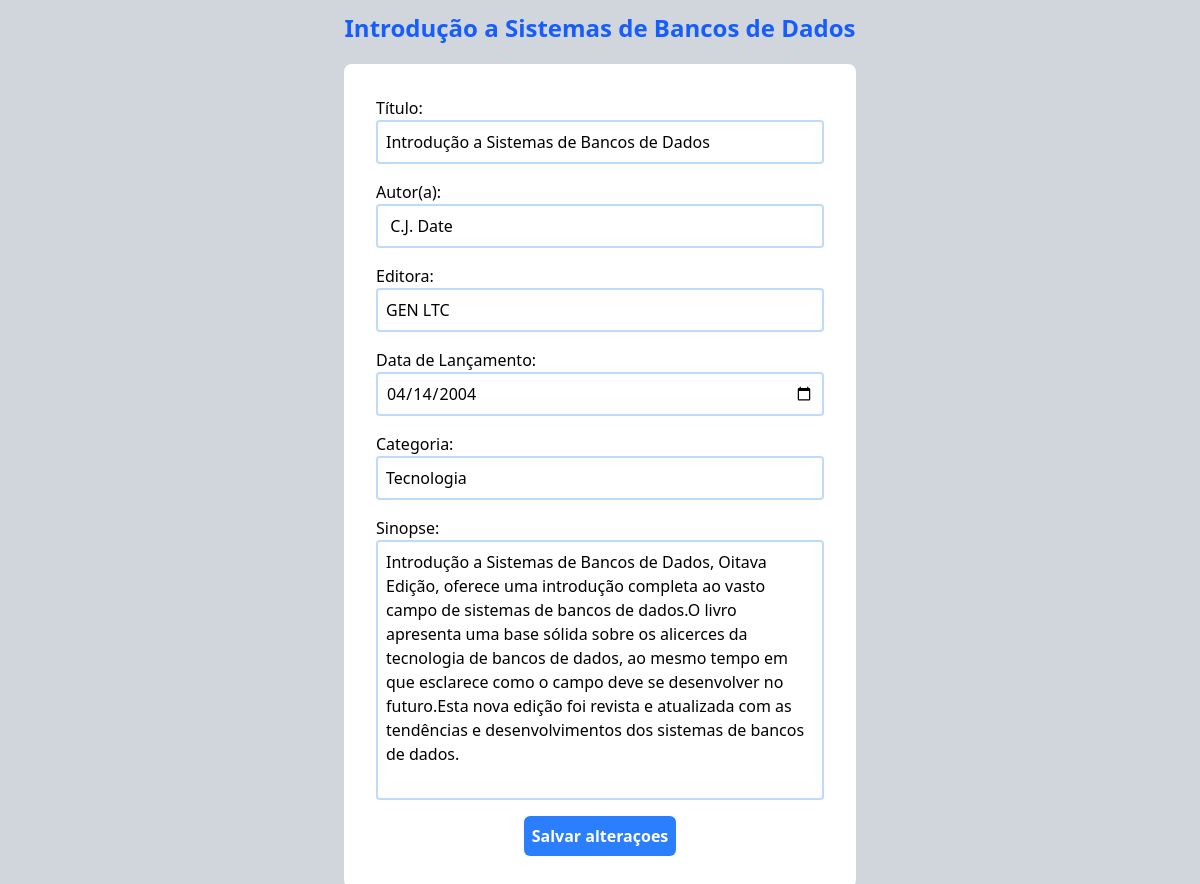
/src/php/alterarlivro.php?id=1, run on the app's committed database.
### tables this page shows
CREATE TABLE `livros` (
  `id` int NOT NULL AUTO_INCREMENT,
  `titulo` varchar(100) NOT NULL,
  `autor` varchar(100) NOT NULL,
  `editora` varchar(100) NOT NULL,
  `dataLancamento` int NOT NULL,
  `categoria` varchar(100) NOT NULL,
  `sinopse` varchar(5000) NOT NULL,
  PRIMARY KEY (`id`)
);

### src/php/alterarlivro.php (the view, shortened to what this page needs)
<?php
     require('conexao.php');
    $id = intval($_GET['id']);
    $stmt = $conn->prepare("SELECT titulo, autor, editora, dataLancamento, categoria, sinopse FROM livros WHERE id = ?");
    $stmt->bind_param("i", $id);
    $stmt->execute();
    $stmt->bind_result($titulo, $autor, $editora, $dataLancamento, $categoria, $sinopse);
    $dataInput = date("Y-m-d",$dataLancamento);
?>
<!DOCTYPE html>
<html lang="pt-br">
<head>
    <link rel="stylesheet" href="../../src/css/output.css">
</head>
<body class="bg-gray-300">
    <h1 class="text-center text-blue-600 font-bold mt-3 text-2xl">
        <?php echo $titulo?>
    </h1>
    <div class="mx-auto max-w-5xl m-auto">
        <div class="w-[90%] sm:w-1/2 m-auto bg-white borde-2 rounded-lg">
            <form action="updatelivro.php?id=<?php echo $id; ?>" class="flex flex-col mt-5 p-6 sm:p-8" name="cadastrolivros" id="cadastrolivro" method="post">
                <label for="titulo">Título:</label>
                <input type="text" aria-label="titulo" id="titulo" name="titulo" class="border-2 border-blue-200 p-2 rounded" value="<?php echo $titulo;?>">
                <label for="autor" class="mt-4">Autor(a):</label>
                <input type="text" aria-label="autor" id="autor" name="autor" class="border-2 border-blue-200 p-2 rounded" value="<?php echo $autor;?>">
                <label for="editora" class="mt-4">Editora:</label>
                <input type="text" aria-label="editora" id="editora" name="editora"  class="border-2 border-blue-200 p-2 rounded" value="<?php echo $editora;?>">
                <label for="dataLancamento" class="mt-4">Data de Lançamento:</label>
                <input type="date" aria-label="dataLancamento" id="dataLancamento" name="dataLancamento"  class="border-2 border-blue-200 p-2 rounded" value="<?php echo $dataInput?>">
                <label for="categoria" class="mt-4">Categoria:</label>
                <input type="text" aria-label="categoria" id="categoria" name="categoria"  class="border-2 border-blue-200 p-2 rounded" value="<?php echo $categoria?>">
                <label for="sinopse" class="mt-4">Sinopse:</label>
                <textarea name="sinopse" id="sinopse"aria-label="sinopse" class="border-2 border-blue-200 p-2 rounded w-full resize-none" rows="10"><?php echo $sinopse?></textarea>
                <div class="flex justify-center items-center mt-4">
                    <div class="flex gap-3">
                        <input type="submit" value="Salvar alteraçoes" class="bg-blue-500 text-white font-bold p-2 rounded-md hover:bg-blue-700">
                    </div>
                </div>
            </form>
        </div>
    </div>
</body>
</html>

### data on the page
livros: titulo "Introdução a Sistemas de Bancos de Dados", autor "C.J. Date", editora "GEN LTC", dataLancamento "04/14/2004", categoria "Tecnologia", sinopse "Introdução a Sistemas de Bancos de Dados, Oitava Edição, oferece uma introdução completa ao vasto campo de sistemas de bancos de dados.O livro apresenta uma base sólida sobre os alicerces da tecnologia de bancos de dados, ao mesmo tempo em que esclarece como o campo deve se desenvolver no futuro.Esta nova edição foi revista e atualizada com as tendências e desenvolvimentos dos sistemas de bancos de dados."
